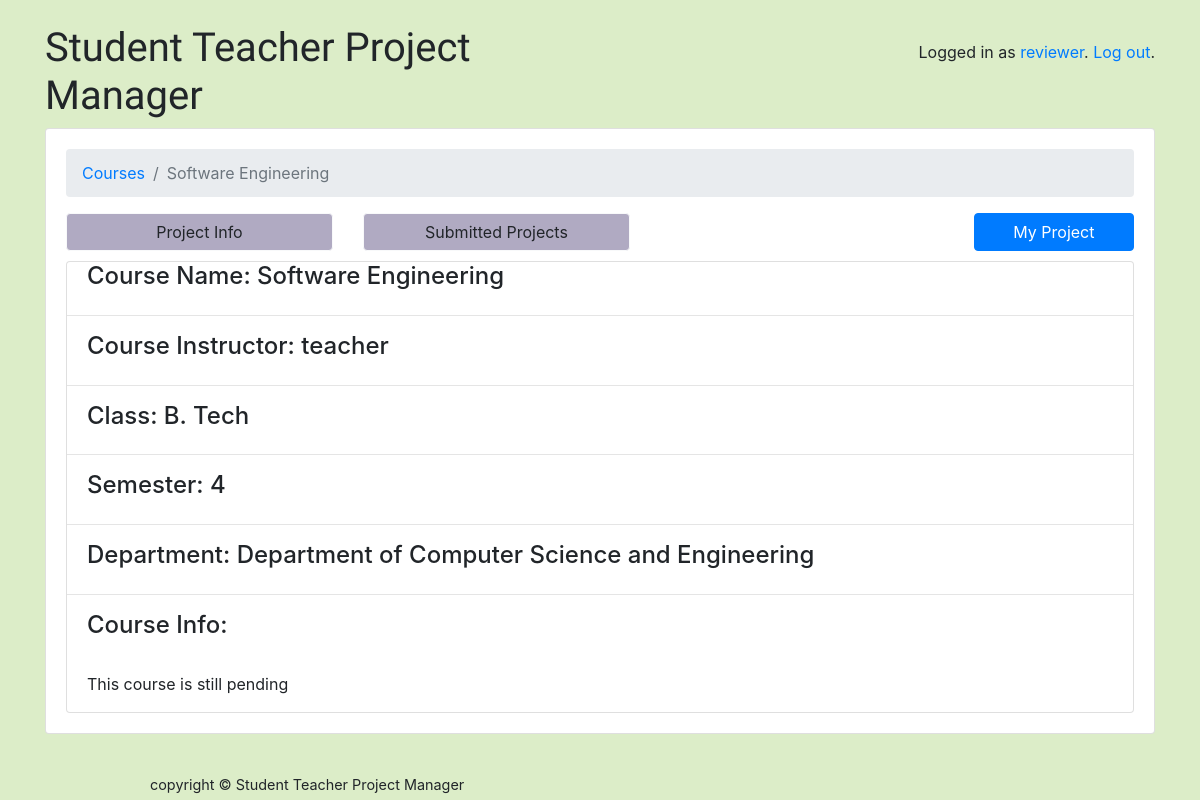
/classroom/courses/1/ (signed in), run on the app's committed database.
### classroom/models.py (models this page shows, shortened)
class User(AbstractUser):
	is_student = models.BooleanField(default=False)
	is_teacher = models.BooleanField(default=False)
	is_reviewer = models.BooleanField(default=False)
	image = models.ImageField(upload_to =user_directory_path, default='user.png')
	phone_regex = RegexValidator(regex=r'^\+?1?\d{9,15}$')
	phone_number = models.CharField(validators=[phone_regex], max_length=17, blank=True)
	assigned_projects = models.IntegerField(default=0)

class Course(models.Model):
	owner = models.ForeignKey(User, on_delete=models.CASCADE, related_name='courses')
	name = models.CharField(max_length=500)
	classes=(
		('a', 'B. Tech'),
		('b', 'M. Tech'),
		('c', 'MCA'),
		('d',  'PhD'),
	)
	cls = models.CharField(max_length=1, choices=classes)
	sems =(
		('1',  '1'),
		('2',  '2'),
		('3',  '3'),
		('4',  '4'),
		('5', '5'),
		('6', '6'),
		('7', '7'),
		('8', '8'),
	)
	semester = models.CharField(max_length=1, choices=sems)
	deps = (
		('a', 'Department of Computer Science and Engineering'),
		('b', 'Department of Information Technology'),
		('c', 'Department of Electronics & Communication Engineering'),
		('d',  'Department of Electrical and Electronics Engineering'),
		('e', 'Department of Mechanical Engineering'),
		('f', 'Department of Civil Engineering'),
		('g', 'Department of Mathematical and Computational Sciences'),
		('h', 'Department of Mining Engineering'),
		('i', 'Department of Chemical Engineering'),
		('j', 'Department of Metallurgical and Materials Engineering'),
		('k', 'Department of Applied Mechanics and Hydraulics'),
		('l', 'Department of Physics'),
		('m', 'Department of Chemistry'),
		('n', 'Department of Placement and Training'),
		('o', 'School of Management'),
	)
	department = models.CharField(max_length=1, choices = deps)
	info = models.CharField(max_length=100000)
	project_details = models.CharField(max_length=1000000, default='')

### classroom/views/students.py (the view, shortened to what this page needs)
# urls.py: path('classroom/courses/<int:pk>/', students.CoursePageView.as_view(), name='course_page'),
@method_decorator([login_required], name='dispatch')
class CoursePageView(DetailView):
    model = Course
    template_name ='classroom/students/course_page.html'
    '''
    context_object_name = 'course'
    def get_queryset(request, pk):
        course = Course.objects.get(pk=pk)
        return course
    '''

### classroom/templates/classroom/students/course_page.html
{% extends 'base.html' %}
{% block content %}
  <nav aria-label="breadcrumb">
    <ol class="breadcrumb">
      <li class="breadcrumb-item"><a href="{% url 'student_courses' %}">Courses</a></li>
      <li class="breadcrumb-item active" aria-current="page">{{ course.name }}</li>
    </ol>
  </nav>
  <div>
	<a href="{% url 'project_detail' course.pk %}" class="btn btn-light text-center" style="float:left;width:25%;background-color: #b0aac2;" role = "button">Project Info</a>
	<a href="{% url 'submitted_projects' course.pk %}" class="btn btn-light text-center" style="float:left;width:25%; margin-left:30px;background-color: #b0aac2;" role = "button">Submitted Projects</a>
	<a href="{% url 'my_project' course.pk %}" class="btn btn-primary text-center" style="float:right;width:15%;" role="button">My Project</a>
  </div>
  <br><br>
  <div class="card">
      <h4 style="margin-left:20px;"> Course Name: {{ course.name}}</h4>
      <hr/>
      <h4 style="margin-left:20px;"> Course Instructor: {{course.owner}}</h4>
      <hr/>
	  <h4 style="margin-left:20px;"> Class: {{ course.get_cls_display}}</h4>
      <hr/>
	  <h4 style="margin-left:20px;"> Semester: {{ course.get_semester_display }}</h4>
      <hr/>
	  <h4 style="margin-left:20px;"> Department: {{ course.get_department_display }}</h4>
      <hr/>
      <h4 style="margin-left:20px;">Course Info: </h4>
      <br>
      <p style="margin-left:20px;">{{course.info}}</p>
  </div>
{% endblock %}

### templates/base.html (shortened to what this page needs)
{% load static %}<!doctype html>
<html lang="en">
  <head>
    <link rel="stylesheet" href="https://maxcdn.bootstrapcdn.com/bootstrap/4.0.0/css/bootstrap.min.css">
    <link rel="stylesheet" type="text/css" href="{% static 'vendor/fontello-2f186091/css/fontello.css' %}">
    <link rel="stylesheet" type="text/css" href="{% static 'css/app.css' %}">
    {% if user.is_authenticated and user.is_teacher %}
      <link rel="stylesheet" type="text/css" href="{% static 'css/teachers.css' %}">
    {% elif user.is_authenticated and user.is_student %}
      <link rel="stylesheet" type="text/css" href="{% static 'css/students.css' %}">
	{% elif user.is_authenticated and user.is_reviewer %}
	  <link rel="stylesheet" type="text/css" href="{% static 'css/reviewers.css' %}">
    {% endif %}
  </head>
  <body >
	<div class="container my-4">
      <div class="row">
        <div class="col-xl-12 col-md-12 col-sm-12">
          <div class="row">
            <div class="col-6">
              <h1 class="logo">
                <a href="{% url 'home' %}">
                  Student Teacher Project Manager
                </a>
              </h1>
            </div>
            <div class="col-6 text-right">
              {% if user.is_authenticated %}
                <p class="pt-3">Logged in as <a href="{% url 'profile' %}">{{ user.username }}</a>. <a href="{% url 'logout' %}">Log out</a>.</p>
              {% else %}
                <a href="{% url 'login' %}" class="btn btn-primary" role="button">Log in</a>
                <a href="{% url 'signup' %}" class="btn btn-primary" role="button">Sign up</a>
              {% endif %}
            </div>
          </div>
          <div class="card mb-3">
            <div class="card-body">
              {% block content %}
              {% endblock %}
            </div>
          </div>
        </div>
      </div>
    </div>
  </body>
  <footer style="margin-left:150px;">
            copyright © Student Teacher Project Manager
  </footer>
</html>

### static/css/app.css (style rules this page uses)
.logo { font-family: 'Clicker Script', cursive; }
.logo a { color: #212529; text-decoration: none; }
footer { font-size: .9rem; }

### static/css/reviewers.css (style rules this page uses)
body { background-color: #dcedc8; }

### data on the page
User: username "reviewer"
Course: name "Software Engineering", owner "teacher", cls "B. Tech", semester "4", department "Department of Computer Science and Engineering", info "This course is still pending"
